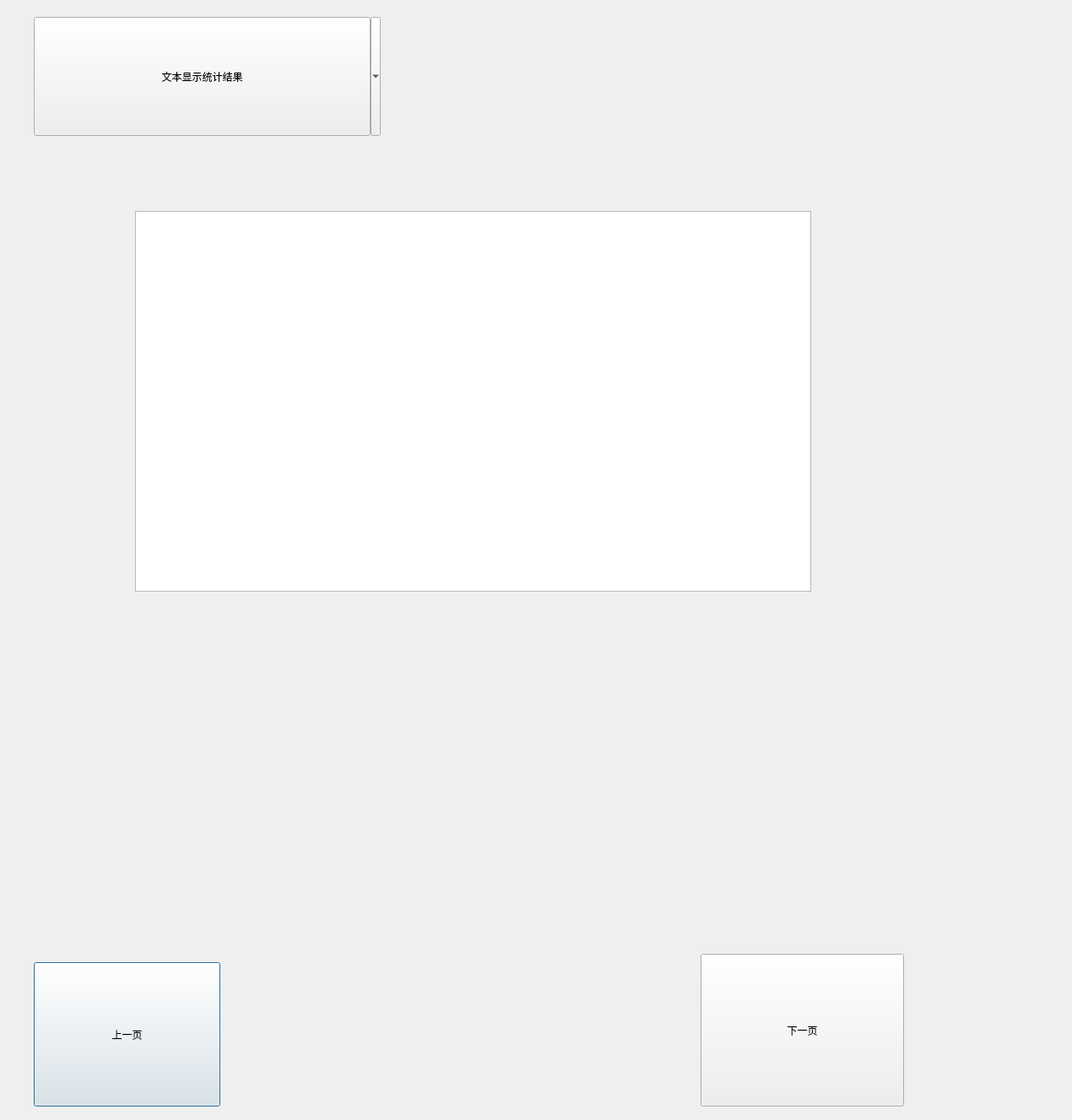
<?xml version="1.0" encoding="UTF-8"?>
<ui version="4.0">
 <class>statistics</class>
 <widget class="QDialog" name="statistics">
  <property name="geometry">
   <rect>
    <x>0</x>
    <y>0</y>
    <width>1270</width>
    <height>1327</height>
   </rect>
  </property>
  <property name="windowTitle">
   <string>Dialog</string>
  </property>
  <widget class="QToolButton" name="toolButton">
   <property name="geometry">
    <rect>
     <x>40</x>
     <y>20</y>
     <width>411</width>
     <height>141</height>
    </rect>
   </property>
   <property name="text">
    <string>文本显示统计结果</string>
   </property>
   <property name="popupMode">
    <enum>QToolButton::MenuButtonPopup</enum>
   </property>
   <property name="toolButtonStyle">
    <enum>Qt::ToolButtonTextOnly</enum>
   </property>
   <property name="autoRaise">
    <bool>false</bool>
   </property>
  </widget>
  <widget class="QTextBrowser" name="textBrowser">
   <property name="geometry">
    <rect>
     <x>160</x>
     <y>250</y>
     <width>801</width>
     <height>451</height>
    </rect>
   </property>
  </widget>
  <widget class="QPushButton" name="pushButton">
   <property name="geometry">
    <rect>
     <x>40</x>
     <y>1140</y>
     <width>221</width>
     <height>171</height>
    </rect>
   </property>
   <property name="text">
    <string>上一页</string>
   </property>
  </widget>
  <widget class="QPushButton" name="pushButton_2">
   <property name="geometry">
    <rect>
     <x>830</x>
     <y>1130</y>
     <width>241</width>
     <height>181</height>
    </rect>
   </property>
   <property name="text">
    <string>下一页</string>
   </property>
  </widget>
 </widget>
 <resources/>
 <connections/>
</ui>
